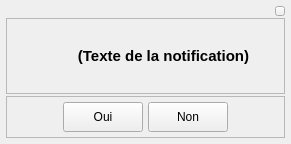
<?xml version="1.0" encoding="UTF-8"?>
<ui version="4.0">
 <class>NotifyWindow</class>
 <widget class="QWidget" name="NotifyWindow">
  <property name="geometry">
   <rect>
    <x>0</x>
    <y>0</y>
    <width>291</width>
    <height>144</height>
   </rect>
  </property>
  <property name="windowTitle">
   <string>OpenTeraPlus Notification</string>
  </property>
  <property name="styleSheet">
   <string notr="true">/*QWidget#NotifyWindow {background-color: rgb(49,49,49);border-style:solid;border-width:0px;border-color:rgb(0,173,238);padding:0px;}

QFrame{background-color:rgba(170,170,170,100%); border-radius:10px;}

QLabel{background-color:rgba(0,0,0,0%); color: black;}*/</string>
  </property>
  <layout class="QVBoxLayout" name="verticalLayout">
   <property name="spacing">
    <number>2</number>
   </property>
   <property name="leftMargin">
    <number>6</number>
   </property>
   <property name="topMargin">
    <number>6</number>
   </property>
   <property name="rightMargin">
    <number>6</number>
   </property>
   <property name="bottomMargin">
    <number>6</number>
   </property>
   <item>
    <layout class="QHBoxLayout" name="horizontalLayout_2">
     <property name="spacing">
      <number>0</number>
     </property>
     <item>
      <spacer name="horizontalSpacer_2">
       <property name="orientation">
        <enum>Qt::Horizontal</enum>
       </property>
       <property name="sizeHint" stdset="0">
        <size>
         <width>10</width>
         <height>10</height>
        </size>
       </property>
      </spacer>
     </item>
     <item>
      <widget class="QPushButton" name="btnNotificationClose">
       <property name="sizePolicy">
        <sizepolicy hsizetype="Fixed" vsizetype="Fixed">
         <horstretch>0</horstretch>
         <verstretch>0</verstretch>
        </sizepolicy>
       </property>
       <property name="minimumSize">
        <size>
         <width>10</width>
         <height>10</height>
        </size>
       </property>
       <property name="maximumSize">
        <size>
         <width>10</width>
         <height>10</height>
        </size>
       </property>
       <property name="cursor">
        <cursorShape>PointingHandCursor</cursorShape>
       </property>
       <property name="text">
        <string/>
       </property>
       <property name="icon">
        <iconset resource="../resources/TeraClient.qrc">
         <normaloff>:/status/status_notok.png</normaloff>:/status/status_notok.png</iconset>
       </property>
       <property name="iconSize">
        <size>
         <width>10</width>
         <height>10</height>
        </size>
       </property>
      </widget>
     </item>
    </layout>
   </item>
   <item>
    <widget class="QFrame" name="frameNotificationText">
     <property name="frameShape">
      <enum>QFrame::StyledPanel</enum>
     </property>
     <property name="frameShadow">
      <enum>QFrame::Raised</enum>
     </property>
     <layout class="QHBoxLayout" name="horizontalLayout_3">
      <property name="spacing">
       <number>0</number>
      </property>
      <item>
       <widget class="QLabel" name="lblImg">
        <property name="sizePolicy">
         <sizepolicy hsizetype="Fixed" vsizetype="Fixed">
          <horstretch>0</horstretch>
          <verstretch>0</verstretch>
         </sizepolicy>
        </property>
        <property name="minimumSize">
         <size>
          <width>36</width>
          <height>36</height>
         </size>
        </property>
        <property name="maximumSize">
         <size>
          <width>36</width>
          <height>36</height>
         </size>
        </property>
        <property name="text">
         <string/>
        </property>
        <property name="pixmap">
         <pixmap>:/pictures/notification.png</pixmap>
        </property>
        <property name="scaledContents">
         <bool>true</bool>
        </property>
       </widget>
      </item>
      <item>
       <widget class="QLabel" name="lblText">
        <property name="font">
         <font>
          <pointsize>11</pointsize>
          <weight>75</weight>
          <bold>true</bold>
         </font>
        </property>
        <property name="text">
         <string>(Texte de la notification)</string>
        </property>
        <property name="alignment">
         <set>Qt::AlignCenter</set>
        </property>
        <property name="wordWrap">
         <bool>true</bool>
        </property>
       </widget>
      </item>
     </layout>
    </widget>
   </item>
   <item>
    <widget class="QFrame" name="frameButtons">
     <property name="sizePolicy">
      <sizepolicy hsizetype="Preferred" vsizetype="Fixed">
       <horstretch>0</horstretch>
       <verstretch>0</verstretch>
      </sizepolicy>
     </property>
     <property name="frameShape">
      <enum>QFrame::StyledPanel</enum>
     </property>
     <property name="frameShadow">
      <enum>QFrame::Raised</enum>
     </property>
     <layout class="QHBoxLayout" name="horizontalLayout">
      <property name="spacing">
       <number>5</number>
      </property>
      <property name="leftMargin">
       <number>5</number>
      </property>
      <property name="topMargin">
       <number>5</number>
      </property>
      <property name="rightMargin">
       <number>5</number>
      </property>
      <property name="bottomMargin">
       <number>5</number>
      </property>
      <item>
       <spacer name="horizontalSpacer">
        <property name="orientation">
         <enum>Qt::Horizontal</enum>
        </property>
        <property name="sizeHint" stdset="0">
         <size>
          <width>40</width>
          <height>20</height>
         </size>
        </property>
       </spacer>
      </item>
      <item>
       <widget class="QPushButton" name="btnYes">
        <property name="minimumSize">
         <size>
          <width>0</width>
          <height>30</height>
         </size>
        </property>
        <property name="maximumSize">
         <size>
          <width>16777215</width>
          <height>30</height>
         </size>
        </property>
        <property name="cursor">
         <cursorShape>PointingHandCursor</cursorShape>
        </property>
        <property name="text">
         <string>Oui</string>
        </property>
        <property name="icon">
         <iconset>
          <normaloff>:/pictures/status/status_ok.png</normaloff>:/pictures/status/status_ok.png</iconset>
        </property>
        <property name="iconSize">
         <size>
          <width>24</width>
          <height>24</height>
         </size>
        </property>
       </widget>
      </item>
      <item>
       <widget class="QPushButton" name="btnNo">
        <property name="minimumSize">
         <size>
          <width>0</width>
          <height>30</height>
         </size>
        </property>
        <property name="maximumSize">
         <size>
          <width>16777215</width>
          <height>30</height>
         </size>
        </property>
        <property name="cursor">
         <cursorShape>PointingHandCursor</cursorShape>
        </property>
        <property name="text">
         <string>Non</string>
        </property>
        <property name="icon">
         <iconset>
          <normaloff>:/pictures/close-red.png</normaloff>:/pictures/close-red.png</iconset>
        </property>
        <property name="iconSize">
         <size>
          <width>20</width>
          <height>20</height>
         </size>
        </property>
       </widget>
      </item>
      <item>
       <spacer name="horizontalSpacer_3">
        <property name="orientation">
         <enum>Qt::Horizontal</enum>
        </property>
        <property name="sizeHint" stdset="0">
         <size>
          <width>40</width>
          <height>20</height>
         </size>
        </property>
       </spacer>
      </item>
     </layout>
    </widget>
   </item>
  </layout>
 </widget>
 <resources>
  <include location="../resources/TeraClient.qrc"/>
 </resources>
 <connections/>
</ui>
